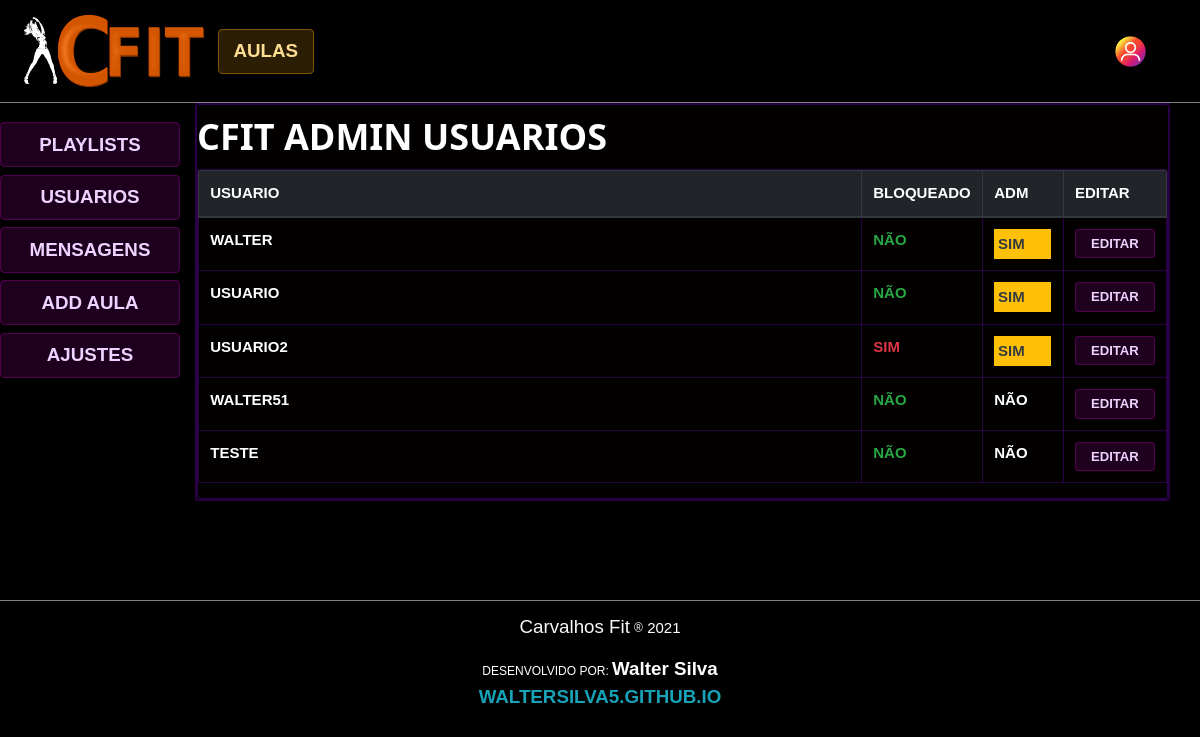
Screenshot of /cfit_admin/usuarios (signed in) with the database file from the repository.
### cfit/models.py (models this page shows)
class Usuario(models.Model):
    usuario = models.CharField('usuario', max_length=100, null=False, blank=False, unique=True)
    senha = models.CharField('senha', max_length=100, null=False, blank=False)
    bloqueado = models.BooleanField('bloqueado', default=False)
    nivel_de_acesso = models.IntegerField('nivel_de_acesso', null=False, blank=False, default=1)

### cfit/views/cfit_admin.py (the view)
# urls.py: path(r'cfit_admin/usuarios', cfit_admin_usuarios, name="cfit_admin_usuarios"),
@adm_required
def cfit_admin_usuarios(request):
    usuarios = list(Usuario.objects.all().order_by(
        "-nivel_de_acesso").values())
    return render(request, 'cfit_admin/cfit_admin_usuarios.html', {"usuarios": usuarios})

### cfit/sessionTester.py (called while the page is built)
def adm_required(func):
    f = func
    @functools.wraps(func)
    def wrapper_login_required(*args, **kwargs):
        try:
            if(args[0].session["nivel_de_acesso"] == 2):
                pass
            else:
                raise Exception
        except:
            return redirect("/home")
        else:
            return f(*args, **kwargs)
    return wrapper_login_required

### cfit/templates/cfit_admin/cfit_admin_usuarios.html (shortened to what this page needs)
{% extends 'cfit_admin/cfit_admin.html' %} {% block 'painels_admin' %} {% load static%}
<div class="cfit-div-dark-admin rounded container col-12">
    <div class="container col-12">
        <h1><b>CFIT ADMIN USUARIOS</b></h1>
    </div>
    <div class="cfit-div-dark-admin rounded container row col-12" style="overflow: auto;">
        <table class="table cfit-div-dark-admin rounded font-weight-bold">
            <thead class="thead-dark">
                <tr>
                    <th scope="col">USUARIO</th>
                    <th scope="col" class="col-1">BLOQUEADO</th>
                    <th scope="col" class="col-1">ADM</th>
                    <th scope="col" class="col-1">EDITAR</th>
                </tr>
            </thead>
            <tbody>
                {% for usuario in usuarios %}
                <tr>
                    <td style="overflow: auto;">{{usuario.usuario}}</td>
                    <td>
                        {% if usuario.bloqueado == True %}
                            <span class="text-danger">SIM</span>
                        {% else %}
                            <span class="text-success">NÃO</span>
                        {% endif %}
                    </td>
                    <td >
                        {% if usuario.nivel_de_acesso == 2 %}
                        <span class="bg-warning text-dark d-block p-1"><b>SIM</b></span>
                        {% else %}
                        <span><b>NÃO</b></span>
                        {% endif %}
                    </td>
                    <td>
                        <form action="cfit_admin_usuarios_editar" method="POST">
                            <wsi_button class="btn-sm cfit-button-admin">EDITAR</wsi_button>
                        </form>
                    </td>
                </tr>
                {% endfor %}
            </tbody>
        </table>
    </div>
</div>
{% endblock%}

### cfit/templates/cfit_admin/cfit_admin.html (shortened to what this page needs)
{% extends 'main.html' %} {% block content %} {% load static%}
<div style="border-bottom: 1px solid gray;">
    <nav class="navbar navbar-expand-lg navbar-dark text-light" style="background-color: black">
        <a class="navbar-brand col-sm-2" href="{% url 'home'  %}">
            <img class="img-fluid mr-0" src="{% static 'cfit/img/logo.png' %}" alt="logo" />
        </a>
        <div class="collapse navbar-collapse" id="navbarTogglerDemo03">
            <div id="options" class="mr-md-auto">
                <ul class="navbar-nav">
                    <li class="nav-item mx-2">
                        <a href="{% url 'home'  %}">
                            <wsi_button class="col-sm-12 my-2"><b>AULAS</b>
                            </wsi_button>
                        </a>
                    </li>
                </ul>
            </div>
            <wsi_button_float></wsi_button_float>
        </div>
    </nav>
</div>
<div class="row container-fluid pb-5" style="margin-bottom:0;">
    <div class="w3-black col text-center pt-3 row-no-padding  mr-md-3" style="padding-bottom:auto;">
        <a href="{% url 'cfit_admin_playlists'  %}">
            <wsi_button class="col-sm-12 cfit-button-admin my-1">PLAYLISTS</wsi_button>
        </a>
        <a href="{% url 'cfit_admin_usuarios'  %}">
            <wsi_button class="col-sm-12 cfit-button-admin my-1">USUARIOS</wsi_button>
        </a>
        <a href="{% url 'cfit_admin_mensagens'  %}">
            <wsi_button class="col-sm-12 cfit-button-admin my-1">MENSAGENS</wsi_button>
        </a>
        <a href="{% url 'cfit_admin_playlists_adicionar_aula'  %}">
            <wsi_button class="col-sm-12 cfit-button-admin my-1">ADD AULA</wsi_button>
        </a>
        <a href="{% url 'cfit_admin_ajustes'  %}">
            <wsi_button class="col-sm-12 cfit-button-admin my-1">AJUSTES</wsi_button>
        </a>
    </div>
    <div class="col-sm-10 container-fluid cfit-div-dark-admin" style="margin-bottom:0;">
        {% block 'painels_admin' %}
        {% endblock %}
    </div>
</div>
{% endblock%}

### cfit/templates/main.html (shortened to what this page needs)
{% load static %}
<!DOCTYPE html>
<html lang="en">
<head>
    <link rel="stylesheet" href="{% static 'cfit/css/bootstrap.min.css' %}">
    <link rel="stylesheet" href="{% static 'cfit/css/animate.min.css'%}" />
    <link rel="stylesheet" href="{% static 'cfit/css/w3.css' %}">
    <link rel="stylesheet" href="{% static 'cfit/css/style.css' %}">
    <link rel="stylesheet" href="{% static 'cfit/css/w3-colors-win8.css' %}">
</head>
<body id="app" class="w3-black">
    <div style="min-height:600px;">
        {% block content%} {% endblock content %}
    </div>
    <footer class="footer" style="border-top: 1px solid gray;">
        <div class="container-flex w3-black py-3 text-center">
            <strong class="text-light h5">Carvalhos Fit</strong> <small
            style="vertical-align: text-top;"
            >&reg;</small> <span id="ano"></span>
        </div>
        <div class="container-flex w3-black py-1 text-center">
            <small>DESENVOLVIDO POR: <a class="h5 font-weight-bold"
                    href="https://www.linkedin.com/in/walter-pereira-245067161/">Walter
                    Silva</a></small>
        </div>
        <div class="container-flex w3-black text-center">
            <a class=" h5 text-info font-weight-bold" href="https://waltersilva5.github.io/">WALTERSILVA5.GITHUB.IO</a>
        </div>
    </footer>
</body>
</html>

### cfit/static/cfit/css/w3.css (style rules this page uses)
*,*:before,*:after { box-sizing:inherit }
html { -ms-text-size-adjust:100%;-webkit-text-size-adjust:100% }
body { margin:0 }
article,aside,details,figcaption,figure,footer,header,main,menu,nav,section { display:block }
a { background-color:transparent }
b,strong { font-weight:bolder }
small { font-size:80% }
img { border-style:none }
button,input,select,textarea,optgroup { font:inherit;margin:0 }
button,input { overflow:visible }
button,select { text-transform:none }
button,[type=button],[type=reset],[type=submit] { -webkit-appearance:button }
html,body { font-family:Verdana,sans-serif;font-size:15px;line-height:1.5 }
html { overflow-x:hidden }
h1 { font-size:36px }
h1,h2,h3,h4,h5,h6 { font-family:"Segoe UI",Arial,sans-serif;font-weight:400;margin:10px 0 }
img { vertical-align:middle }
a { color:inherit }
.w3-black,.w3-hover-black:hover { color:#fff!important;background-color:#000!important }

### cfit/static/cfit/css/style.css (style rules this page uses)
.row-no-padding { margin-left: 0; margin-right: 0; padding-left: 0; padding-right: 0; margin: 0; }
a:link { text-decoration: none; }
[class*="col-"], [class^="col-"] { padding-left: 0; padding-right: 0; margin-left: 0; margin-right: 0; }
.cfit-button { background-color: rgba(255, 175, 28, 0.171); border: 1px solid rgba(255, 166, 1, 0.397); color: rgb(255, 221, 148); font-weight: bold; }
.cfit-button-admin { color: rgb(237, 211, 255); background-color: rgba(90, 0, 90, 0.342); border: 1px solid rgba(189, 1, 189, 0.322); width: 100%; }
.cfit-div-dark-admin, table, td, tr, th, table.table-bordered>thead>tr>th { color: white; background-color: rgb(2, 1, 0); border: 1px solid rgba(56, 0, 94, 0.753); }

### rows the page displays
Usuario: usuario "WALTER", bloqueado "NÃO", nivel_de_acesso "SIM"
Usuario: usuario "USUARIO", bloqueado "NÃO", nivel_de_acesso "SIM"
Usuario: usuario "USUARIO2", bloqueado "SIM", nivel_de_acesso "SIM"
Usuario: usuario "WALTER51", bloqueado "NÃO", nivel_de_acesso "NÃO"
Usuario: usuario "TESTE", bloqueado "NÃO", nivel_de_acesso "NÃO"
